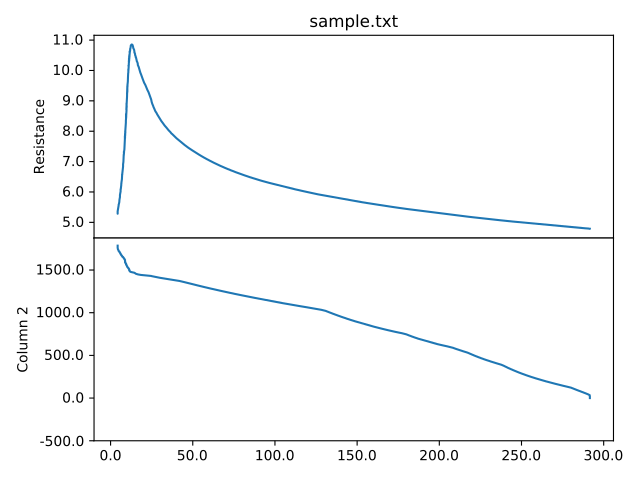

Reproduce this figure in Python.
"""Plot data using mutiple sub-plots."""
from Stoner import Data
p=Data("sample.txt",setas="xyy")
# Quick plot
p.plot(multiple="panels")
#Helps to fix layout !
p.tight_layout()
